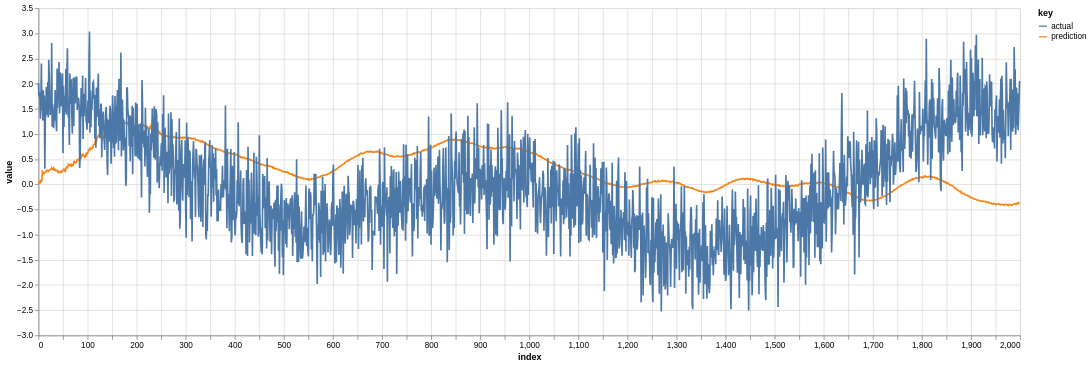

This figure's notebook cell:
### Code cell
i = 4
x_pred, z_mean, z_sd = model(resampled_signals[i], jr.PRNGKey(42))

# first dimension of `x_pred` is 1; below it's squeezed out
df = pd.DataFrame({'prediction': x_pred[0], 'actual': x_s[i].ravel()})

n_samples_to_plot = 2000
trapallada.plot.df(df.iloc[:n_samples_to_plot])

### Figure 1 — Vega-Lite specification as saved in the notebook (floating-point values rounded to 4 significant figures; data arrays with more than 128 entries replaced by an {"elided": "..."} marker saying what was removed)
{"config": {"view": {"continuousWidth": 300, "continuousHeight": 300}}, "data": {"name": "data-97cf54767c2cb9012c052ae0d2c272c0"}, "mark": {"type": "line"}, "encoding": {"color": {"field": "key", "type": "nominal"}, "x": {"field": "index", "type": "quantitative"}, "y": {"field": "value", "type": "quantitative"}}, "height": 400, "transform": [{"fold": ["prediction", "actual"]}], "width": 1200, "$schema": "https://vega.github.io/schema/vega-lite/v5.8.0.json", "datasets": {"data-97cf54767c2cb9012c052ae0d2c272c0": {"elided": "2000 records"}}}
